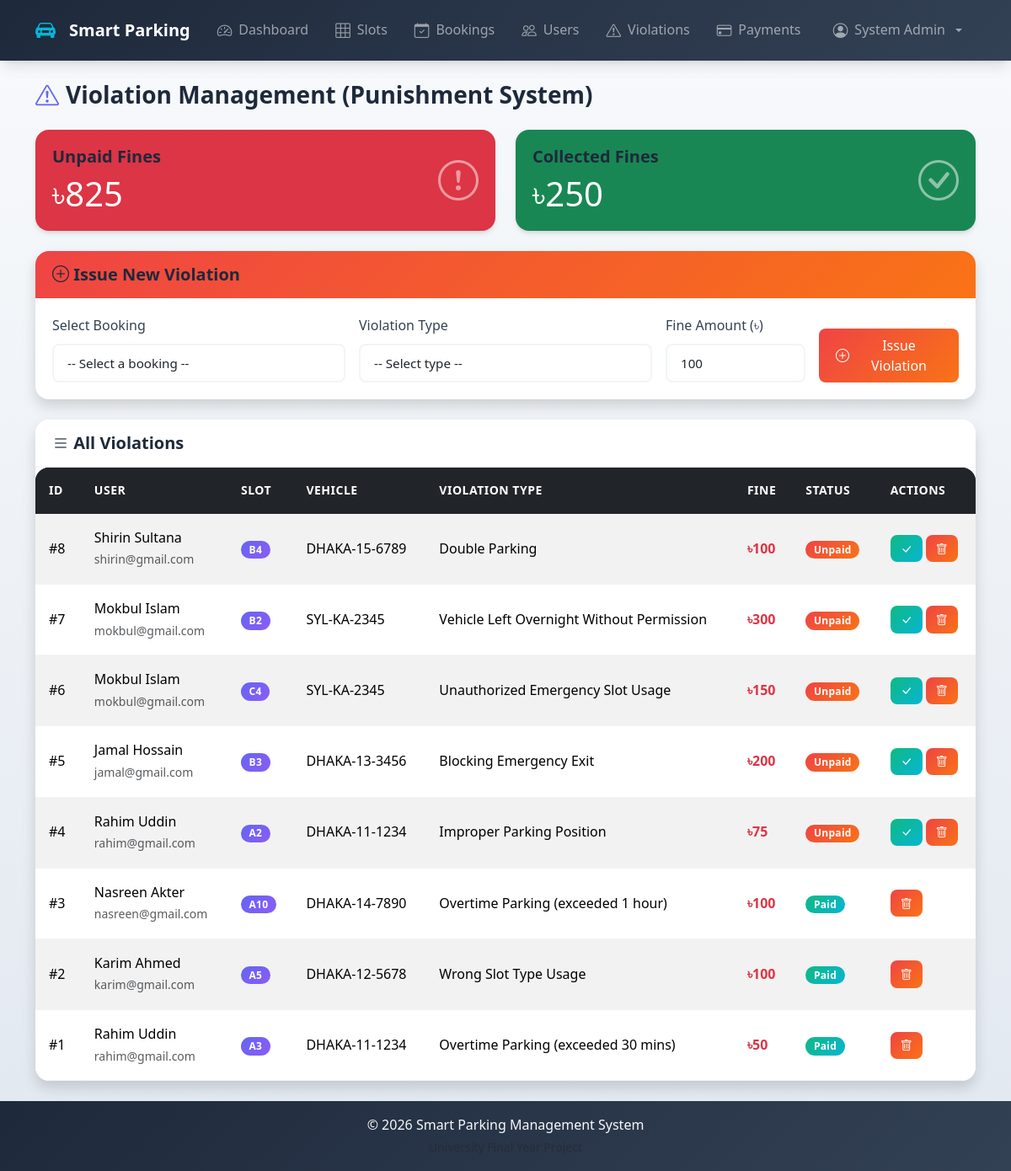
/admin/violations.php (signed in), run on the app's committed database.
### tables this page shows
CREATE TABLE violations (
    id INT AUTO_INCREMENT PRIMARY KEY,
    booking_id INT,
    violation_type VARCHAR(255),
    fine_amount DECIMAL(10,2),
    status ENUM('unpaid', 'paid') DEFAULT 'unpaid',
    FOREIGN KEY (booking_id) REFERENCES bookings(id)
);

CREATE TABLE users (
    id INT AUTO_INCREMENT PRIMARY KEY,
    name VARCHAR(100) NOT NULL,
    email VARCHAR(100) UNIQUE NOT NULL,
    phone VARCHAR(15),
    password VARCHAR(255) NOT NULL,
    role ENUM('admin', 'driver') DEFAULT 'driver',
    created_at TIMESTAMP DEFAULT CURRENT_TIMESTAMP
);

CREATE TABLE parking_slots (
    id INT AUTO_INCREMENT PRIMARY KEY,
    slot_number VARCHAR(10) UNIQUE NOT NULL,
    type ENUM('car', 'bike', 'bicycle') DEFAULT 'car',
    status ENUM('available', 'occupied', 'reserved', 'maintenance') DEFAULT 'available',
    is_emergency TINYINT(1) DEFAULT 0, 
    price_per_hour DECIMAL(10,2) DEFAULT 20.00
);

CREATE TABLE bookings (
    id INT AUTO_INCREMENT PRIMARY KEY,
    user_id INT,
    slot_id INT,
    vehicle_number VARCHAR(20) NOT NULL,
    booking_time TIMESTAMP DEFAULT CURRENT_TIMESTAMP,
    start_time DATETIME,
    end_time DATETIME,
    total_cost DECIMAL(10,2) DEFAULT 0.00,
    status ENUM('active', 'completed', 'cancelled') DEFAULT 'active',
    FOREIGN KEY (user_id) REFERENCES users(id),
    FOREIGN KEY (slot_id) REFERENCES parking_slots(id)
);

### admin/violations.php (the view, shortened to what this page needs)
<?php
require_once '../config/db.php';
$activeBookings = $pdo->query("
    SELECT b.id, b.vehicle_number, u.name as user_name, ps.slot_number
    FROM bookings b
    JOIN users u ON b.user_id = u.id
    JOIN parking_slots ps ON b.slot_id = ps.id
    WHERE b.status = 'active'
    ORDER BY b.booking_time DESC
")->fetchAll();
$violations = $pdo->query("
    SELECT v.*, b.vehicle_number, u.name as user_name, u.email as user_email, ps.slot_number
    FROM violations v
    JOIN bookings b ON v.booking_id = b.id
    JOIN users u ON b.user_id = u.id
    JOIN parking_slots ps ON b.slot_id = ps.id
    ORDER BY v.id DESC
")->fetchAll();
$totalUnpaid = $pdo->query("SELECT COALESCE(SUM(fine_amount), 0) FROM violations WHERE status = 'unpaid'")->fetchColumn();
$totalPaid = $pdo->query("SELECT COALESCE(SUM(fine_amount), 0) FROM violations WHERE status = 'paid'")->fetchColumn();
require_once '../includes/header.php';
?>
<h2 class="mb-4"><i class="bi bi-exclamation-triangle"></i> Violation Management (Punishment System)</h2>
<div class="row g-4 mb-4">
    <div class="col-md-6">
        <div class="card bg-danger text-white">
            <div class="card-body d-flex justify-content-between align-items-center">
                <div>
                    <h5>Unpaid Fines</h5>
                    <p class="display-6 mb-0">৳<?php echo number_format($totalUnpaid, 0); ?></p>
                </div>
                <i class="bi bi-exclamation-circle" style="font-size: 3rem; opacity: 0.5;"></i>
            </div>
        </div>
    </div>
    <div class="col-md-6">
        <div class="card bg-success text-white">
            <div class="card-body d-flex justify-content-between align-items-center">
                <div>
                    <h5>Collected Fines</h5>
                    <p class="display-6 mb-0">৳<?php echo number_format($totalPaid, 0); ?></p>
                </div>
                <i class="bi bi-check-circle" style="font-size: 3rem; opacity: 0.5;"></i>
            </div>
        </div>
    </div>
</div>
<div class="card shadow mb-4">
    <div class="card-header bg-danger text-white">
        <h5 class="mb-0"><i class="bi bi-plus-circle"></i> Issue New Violation</h5>
    </div>
    <div class="card-body">
        <?php if (empty($activeBookings)): ?>
            <div class="alert alert-info mb-0">No active bookings available for issuing violations.</div>
        <?php else: ?>
            <form method="POST" action="">
                <div class="row g-3">
                    <div class="col-md-4">
                        <label for="booking_id" class="form-label">Select Booking</label>
                        <select class="form-select" id="booking_id" name="booking_id" required>
                            <option value="">-- Select a booking --</option>
                        </select>
                    </div>
                    <div class="col-md-4">
                        <label for="violation_type" class="form-label">Violation Type</label>
                        <select class="form-select" id="violation_type" name="violation_type" required>
                            <option value="">-- Select type --</option>
                        </select>
                    </div>
                    <div class="col-md-2">
                        <label for="fine_amount" class="form-label">Fine Amount (৳)</label>
                        <input type="number" class="form-control" id="fine_amount" name="fine_amount"
                               min="10" step="10" value="100" required>
                    </div>
                    <div class="col-md-2 d-flex align-items-end">
                        <button type="submit" name="add_violation" class="btn btn-danger w-100">
                            <i class="bi bi-plus-circle"></i> Issue Violation
                        </button>
                    </div>
                </div>
            </form>
        <?php endif; ?>
    </div>
</div>
<div class="card shadow">
    <div class="card-header">
        <h5 class="mb-0"><i class="bi bi-list"></i> All Violations</h5>
    </div>
    <div class="card-body p-0">
        <?php if (empty($violations)): ?>
            <p class="text-muted p-3 mb-0">No violations recorded yet.</p>
        <?php else: ?>
            <div class="table-responsive">
                <table class="table table-striped table-hover mb-0">
                    <thead class="table-dark">
                        <tr>
                            <th>ID</th>
                            <th>User</th>
                            <th>Slot</th>
                            <th>Vehicle</th>
                            <th>Violation Type</th>
                            <th>Fine</th>
                            <th>Status</th>
                            <th>Actions</th>
                        </tr>
                    </thead>
                    <tbody>
                        <?php foreach ($violations as $violation): ?>
                            <tr>
                                <td>#<?php echo $violation['id']; ?></td>
                                <td>
                                    <?php echo htmlspecialchars($violation['user_name']); ?>
                                    <br><small class="text-muted"><?php echo $violation['user_email']; ?></small>
                                </td>
                                <td><span class="badge bg-primary"><?php echo $violation['slot_number']; ?></span></td>
                                <td><?php echo htmlspecialchars($violation['vehicle_number']); ?></td>
                                <td><?php echo htmlspecialchars($violation['violation_type']); ?></td>
                                <td class="fw-bold text-danger">৳<?php echo number_format($violation['fine_amount'], 0); ?></td>
                                <td>
                                    <?php if ($violation['status'] === 'paid'): ?>
                                        <span class="badge bg-success">Paid</span>
                                    <?php else: ?>
                                        <span class="badge bg-danger">Unpaid</span>
                                    <?php endif; ?>
                                </td>
                                <td>
                                    <form method="POST" class="d-inline">
                                        <?php if ($violation['status'] === 'unpaid'): ?>
                                            <button type="submit" name="mark_paid" class="btn btn-sm btn-success" title="Mark as Paid">
                                                <i class="bi bi-check-lg"></i>
                                            </button>
                                        <?php endif; ?>
                                        <button type="submit" name="delete_violation" class="btn btn-sm btn-danger"
                                                onclick="return confirm('Are you sure?');" title="Delete">
                                            <i class="bi bi-trash"></i>
                                        </button>
                                    </form>
                                </td>
                            </tr>
                        <?php endforeach; ?>
                    </tbody>
                </table>
            </div>
        <?php endif; ?>
    </div>
</div>
<?php require_once '../includes/footer.php'; ?>

### assets/css/style.css (style rules this page uses)
:root { --primary: #6366f1; --primary-dark: #4f46e5; --primary-light: #818cf8; --accent: #06b6d4; --accent-dark: #0891b2; --success: #10b981; --success-light: #34d399; --danger: #ef4444; --danger-light: #f87171; --warning: #f59e0b; --warning-light: #fbbf24; --info: #3b82f6; --slot-available: linear-gradient(135deg, #10b981, #34d399); --slot-occupied: linear-gradient(135deg, #ef4444, #f87171); --slot-reserved: linear-gradient(135deg, #6366f1, #818cf8); --slot-maintenance: linear-gradient(135deg, #6b7280, #9ca3af); --slot-emergency: linear-gradient(135deg, #06b6d4, #22d3ee); --dark: #1e293b; --dark-light: #334155; --gray: #64748b; --gray-light: #94a3b8; --light: #f1f5f9; --white: #ffffff; --gradient-primary: linear-gradient(135deg, #6366f1, #8b5cf6); --gradient-success: linear-gradient(135deg, #10b981, #06b6d4); --gradient-danger: linear-gradient(135deg, #ef4444, #f97316); --gradient-warning: linear-gradient(135deg, #f59e0b, #eab308); --gradient-dark: linear-gradient(135deg, #1e293b, #334155); --shadow-sm: 0 1px 2px rgba(0, 0, 0, 0.05); --shadow: 0 4px 6px -1px rgba(0, 0, 0, 0.1), 0 2px 4px -2px rgba(0, 0, 0, 0.1); --shadow-md: 0 10px 15px -3px rgba(0, 0, 0, 0.1), 0 4px 6px -4px rgba(0, 0, 0, 0.1); --shadow-lg: 0 20px 25px -5px rgba(0, 0, 0, 0.1), 0 8px 10px -6px rgba(0, 0, 0, 0.1); --shadow-glow: 0 0 20px rgba(99, 102, 241, 0.3); --radius-sm: 8px; --radius: 12px; --radius-lg: 16px; --radius-xl: 24px; --transition: all 0.3s cubic-bezier(0.4, 0, 0.2, 1); --transition-fast: all 0.15s cubic-bezier(0.4, 0, 0.2, 1); }
* { margin: 0; padding: 0; box-sizing: border-box; }
body { font-family: 'Segoe UI', -apple-system, BlinkMacSystemFont, sans-serif; min-height: 100vh; display: flex; flex-direction: column; background: linear-gradient(180deg, #f8fafc 0%, #e2e8f0 100%); color: var(--dark); line-height: 1.6; }
h1, h2, h3, h4, h5, h6 { font-weight: 600; color: var(--dark); margin-bottom: 0.5rem; }
h2 { font-size: 1.75rem; display: flex; align-items: center; gap: 0.5rem; }
h2 i { color: var(--primary); }
.card { border: none; border-radius: var(--radius-lg); box-shadow: var(--shadow); background: var(--white); overflow: hidden; transition: var(--transition); }
.card-header { background: var(--white); border-bottom: 1px solid var(--light); font-weight: 600; padding: 1rem 1.25rem; }
.card-header.bg-danger { background: var(--gradient-danger) !important; border: none; }
.card-body { padding: 1.25rem; }
.btn { font-weight: 500; border-radius: var(--radius-sm); padding: 0.5rem 1.25rem; transition: var(--transition); border: none; display: inline-flex; align-items: center; gap: 0.5rem; }
.btn-success { background: var(--gradient-success); color: white; }
.btn-danger { background: var(--gradient-danger); color: white; }
.btn-sm { padding: 0.35rem 0.75rem; font-size: 0.875rem; }
.form-control, .form-select { border: 2px solid var(--light); border-radius: var(--radius-sm); padding: 0.625rem 1rem; font-size: 0.95rem; transition: var(--transition); background: var(--white); }
.form-label { font-weight: 500; color: var(--dark-light); margin-bottom: 0.5rem; }
.table-responsive { border-radius: var(--radius-lg); box-shadow: var(--shadow); overflow: hidden; }
.table { margin-bottom: 0; }
.table thead { background: var(--gradient-dark); }
.table thead th { color: white; font-weight: 600; padding: 1rem; border: none; font-size: 0.875rem; text-transform: uppercase; letter-spacing: 0.5px; }
.table tbody td { padding: 1rem; vertical-align: middle; border-color: var(--light); }
.table-striped tbody tr:nth-of-type(odd) { background: rgba(241, 245, 249, 0.5); }
.badge { font-weight: 600; padding: 0.4em 0.8em; border-radius: 20px; font-size: 0.75rem; letter-spacing: 0.3px; }
.badge.bg-primary { background: var(--gradient-primary) !important; }
.badge.bg-success { background: var(--gradient-success) !important; }
.badge.bg-danger { background: var(--gradient-danger) !important; }

### data on the page
violations: id "8", users.name "Shirin Sultana", users.email "shirin@gmail.com", parking_slots.slot_number "B4", booking.vehicle_number "DHAKA-15-6789", violation_type "Double Parking", fine_amount "100", status "Unpaid"
violations: id "7", users.name "Mokbul Islam", users.email "mokbul@gmail.com", parking_slots.slot_number "B2", booking.vehicle_number "SYL-KA-2345", violation_type "Vehicle Left Overnight Without Permission", fine_amount "300", status "Unpaid"
violations: id "6", users.name "Mokbul Islam", users.email "mokbul@gmail.com", parking_slots.slot_number "C4", booking.vehicle_number "SYL-KA-2345", violation_type "Unauthorized Emergency Slot Usage", fine_amount "150", status "Unpaid"
violations: id "5", users.name "Jamal Hossain", users.email "jamal@gmail.com", parking_slots.slot_number "B3", booking.vehicle_number "DHAKA-13-3456", violation_type "Blocking Emergency Exit", fine_amount "200", status "Unpaid"
violations: id "4", users.name "Rahim Uddin", users.email "rahim@gmail.com", parking_slots.slot_number "A2", booking.vehicle_number "DHAKA-11-1234", violation_type "Improper Parking Position", fine_amount "75", status "Unpaid"
violations: id "3", users.name "Nasreen Akter", users.email "nasreen@gmail.com", parking_slots.slot_number "A10", booking.vehicle_number "DHAKA-14-7890", violation_type "Overtime Parking (exceeded 1 hour)", fine_amount "100", status "Paid"
violations: id "2", users.name "Karim Ahmed", users.email "karim@gmail.com", parking_slots.slot_number "A5", booking.vehicle_number "DHAKA-12-5678", violation_type "Wrong Slot Type Usage", fine_amount "100", status "Paid"
violations: id "1", users.name "Rahim Uddin", users.email "rahim@gmail.com", parking_slots.slot_number "A3", booking.vehicle_number "DHAKA-11-1234", violation_type "Overtime Parking (exceeded 30 mins)", fine_amount "50", status "Paid"

### other printed values
getCurrentUserName() "System Admin"
$totalUnpaid "825"
$totalPaid "250"
